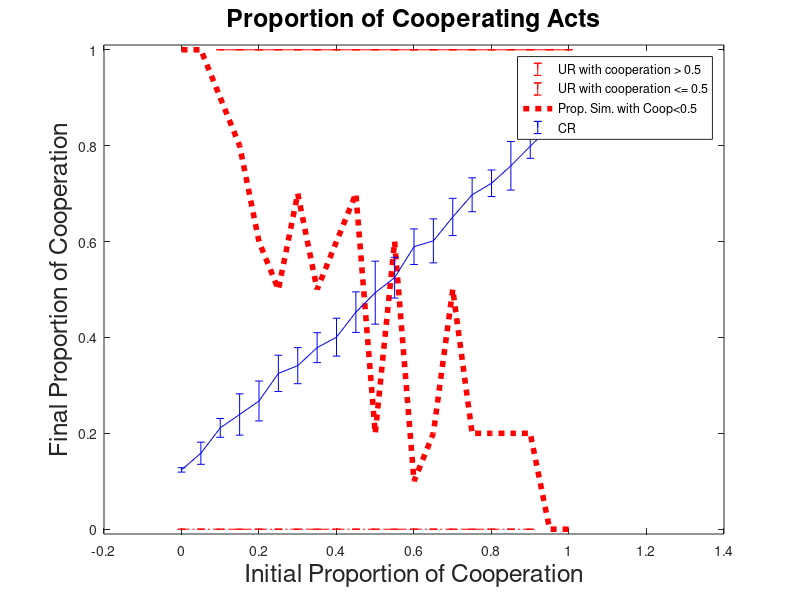
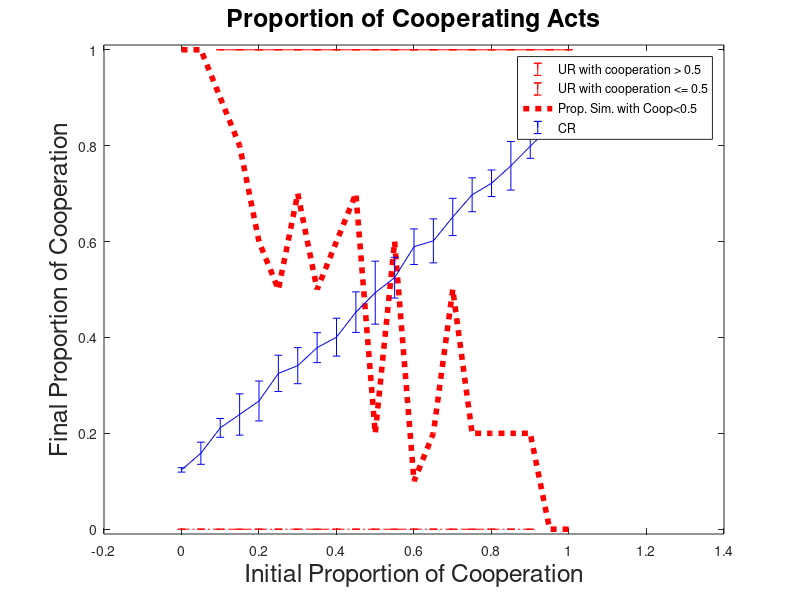

Source code (MATLAB) for these figures, in order:
clear all
close all
clc

figure(1)
load NS_29_testUR_newlattice.mat
for i=1:size(prop_coop,2)
    ix=prop_coop(:,i)>0.5;
    mpropcoop(i)=mean(prop_coop(ix,i));
    stdpropcoop(i)=std(prop_coop(ix,i));
end
errorbar(init_C,mpropcoop,stdpropcoop,'r-');
clear ix mpropcoop stdpropcoop
hold on
for i=1:size(prop_coop,2)
    ix=prop_coop(:,i)<=0.5;
    mpropcoop(i)=mean(prop_coop(ix,i));
    stdpropcoop(i)=std(prop_coop(ix,i));
    nummin05_UR(i)=sum(ix);
    clear ix
end
errorbar(init_C,mpropcoop,stdpropcoop,'r-.');
clear mpropcoop stdpropcoop
hold on
plot(init_C,nummin05_UR./size(prop_coop,1),'r:','LineWidth',4);
ylim([-0.01 1.01]) 
load NS_29_testCR_newlattice.mat
errorbar(init_C,mean(prop_coop),std(prop_coop),'b-');
hold on
legend('UR with cooperation > 0.5','UR with cooperation <= 0.5','Prop. Sim. with Coop<0.5','CR','Location','best')
title('Proportion of Cooperating Acts','FontSize',18)
xlabel('Initial Proportion of Cooperation','FontSize',18)
ylabel('Final Proportion of Cooperation','FontSize',18)
saveas(1,'AllEqual_PropCoop','fig');
print('-depsc', 'AllEqual_PropCoop');
